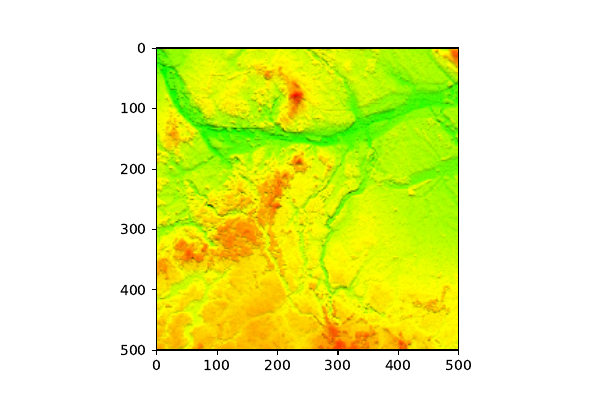

Python code for this plot:
import matplotlib.pyplot as plt
import numpy as np

matrix_max = 153.832040129247
matrix_min = 43.2528741577922


def interpolate(v, color, dif):
    intervals = np.arange(0, 1.01, 1 / (len(color) - 1))
    for i in range(len(intervals) - 1):
        if intervals[i] <= v <= intervals[i + 1]:
            final = [0, 0, 0]
            for j in range(3):
                final[j] = (color[i + 1][j] - color[i][j]) * ((v - intervals[i]) * (1 / intervals[1])) + color[i][j]

            return dif*final[0]/255, dif*final[1]/255, final[2]/255


def gradient(v, dif):
    return interpolate(v, [(0, 255, 0), (255, 255, 0), (255, 0, 0)], dif)


def normalize(data, max_val, min_val):
    for i in range(len(data)):
        data[i] = (data[i] - min_val) / (max_val - min_val)
    return data


data = []
with open('big.dem', 'r') as f:
    f.readline()

    for line in f:
        data.append(normalize([float(l) for l in line.split()], matrix_max, matrix_min))


full = []
for i in range(len(data)):
    row = []
    for j in range(len(data[i])):
        dif = 1 - ((data[i - 1][j] - data[i][j]) * 6)
        row.append(gradient(data[i][j], dif))
    full.append(row)

plt.imshow(full)
plt.savefig("map.pdf")
plt.show()
